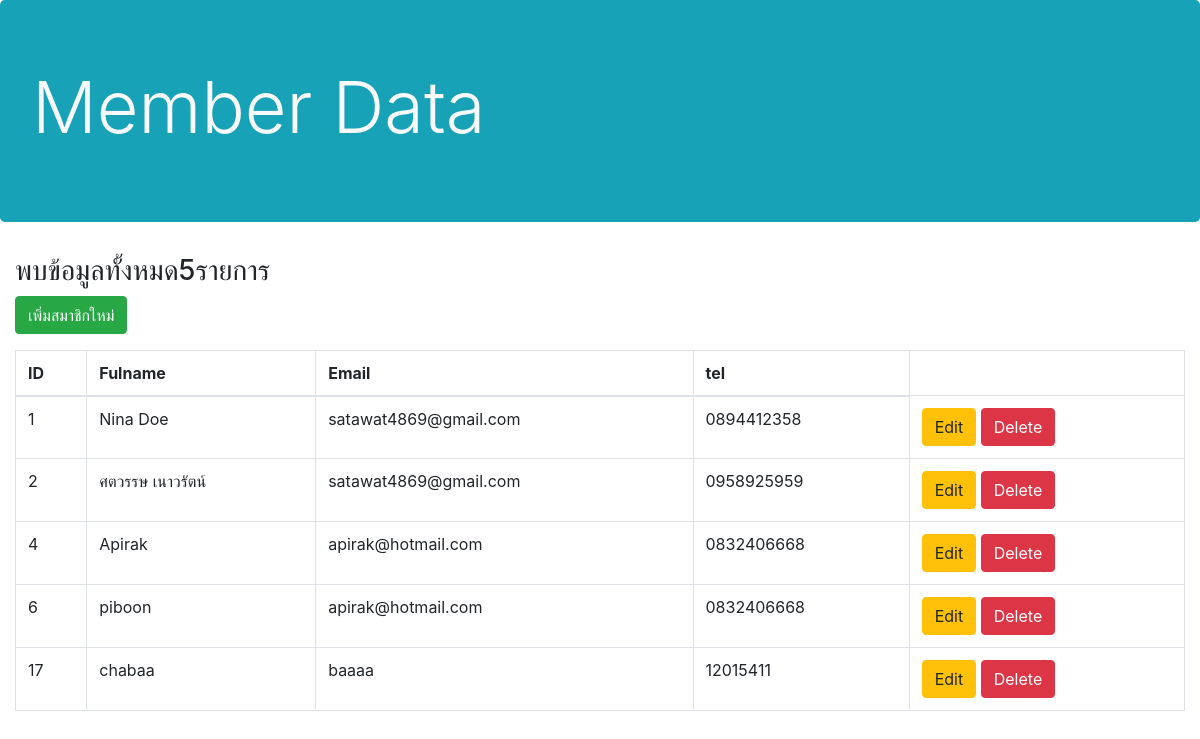
The app's page /read_member.php with its own data.
### tables this page shows
CREATE TABLE `members` (
  `id` int(5) NOT NULL,
  `fulname` varchar(64) NOT NULL,
  `email` varchar(64) NOT NULL,
  `password` varchar(45) NOT NULL,
  `tel` varchar(20) NOT NULL,
  `status` int(1) NOT NULL
);

### read_member.php (the view, shortened to what this page needs)
<?php
require "config/connect_mysql.php";
$sql = "SELECT * FROM members ";
$query = mysqli_query($connectdb, $sql);
$row = mysqli_num_rows($query);
?>
<html lang="en">
<head>
    <link rel="stylesheet" href="bootstrap/css/bootstrap.min.css">
</head>
<body>
    <div class="jumbotron bg-info text-light">
        <h1 class="display-3"> Member Data</h1>
    </div>
    <div class="container-fluid">
<?php
echo "<h3>พบข้อมูลทั้งหมด", $row, "รายการ</h3>";
echo "<p><a href='create_member.php'class='btn btn-success'>เพิ่มสมาชิกใหม่</a></p>";
echo "<table class='table table-bordered'>";
echo "<thead>";
echo "<tr>";
echo "<th>ID</th>";
echo "<th>Fulname</th>";
echo "<th>Email</th>";
echo "<th>tel</th>";
echo "</tr>";
echo "</thead>";
echo "<tbody>";
while ($data = mysqli_fetch_assoc($query))
{
    echo "<tr>";
    echo "<td>", $data["id"], "</td>";
    echo "<td>", $data["fulname"], "</td>";
    echo "<td>", $data["email"], "</td>";
    echo "<td>", $data["tel"], "</td>";
    echo "<td>
              <a href='update_member.php?id=", $date["id"], "'class='btn btn-warning'>Edit</a>
              <a href='delete_member.php?id=", $data["id"], "'class='btn btn-danger'>Delete</a>
         </td>";
    echo "</tr>";
}
echo "</tbody>";
echo "</table>";
?>
</div>
</body>
</html>

### records on screen
members: id "1", fulname "Nina Doe", email "satawat4869@gmail.com", tel "0894412358"
members: id "2", fulname "ศตวรรษ เนาวรัตน์", email "satawat4869@gmail.com", tel "0958925959"
members: id "4", fulname "Apirak", email "apirak@hotmail.com", tel "0832406668"
members: id "6", fulname "piboon", email "apirak@hotmail.com", tel "0832406668"
members: id "17", fulname "chabaa", email "baaaa", tel "12015411"

### other values on screen
$row "5"
